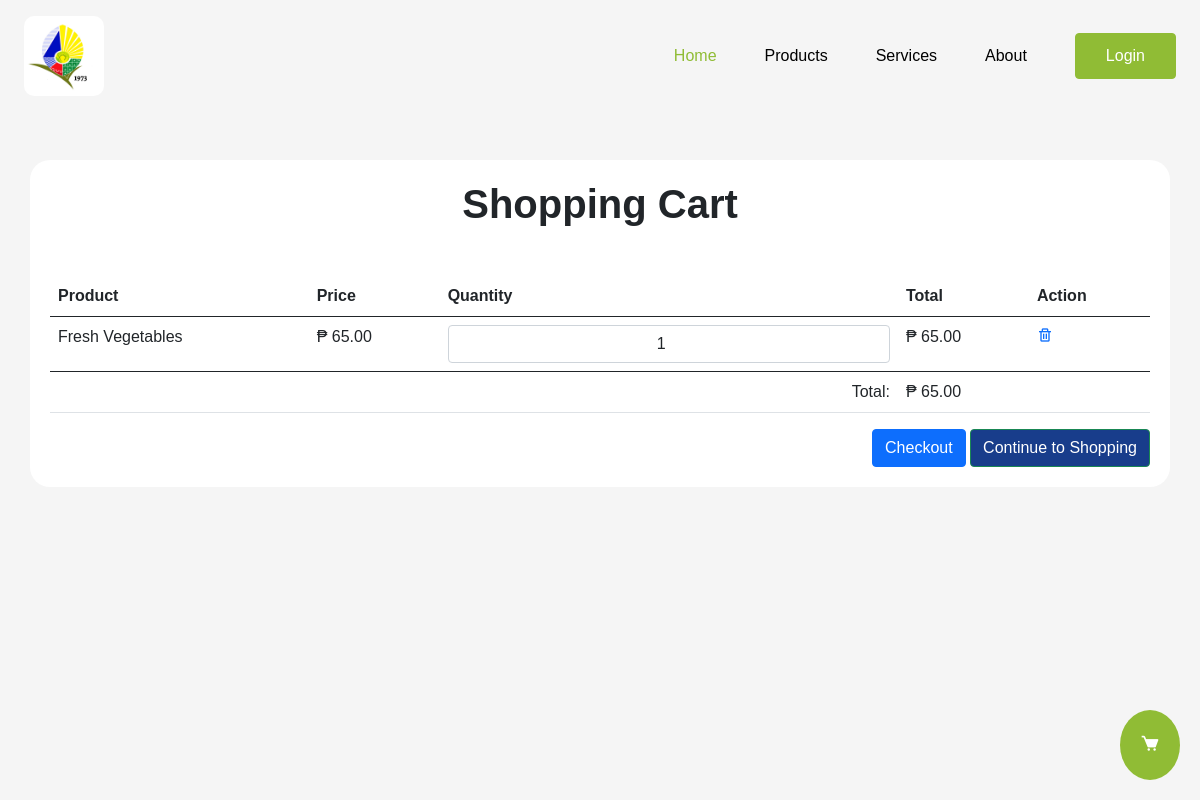
The page /cart.php?product_id=1 on the database its author committed.
### tables this page shows
CREATE TABLE `product_list` (
  `id` int(11) NOT NULL,
  `image` varchar(300) NOT NULL,
  `title` varchar(300) NOT NULL,
  `description` varchar(300) NOT NULL,
  `price` int(11) NOT NULL,
  `quantity` int(11) NOT NULL,
  `categories` varchar(255) NOT NULL,
  `harvest` date DEFAULT NULL,
  `timestamp` datetime NOT NULL DEFAULT current_timestamp() ON UPDATE current_timestamp(),
  `unit` text NOT NULL,
  `status` varchar(50) NOT NULL
);

### cart.php (the view, shortened to what this page needs)
<?php
    include 'components/header.php';
    function getLogin() {
        if(isset($_SESSION["loggedin"]) && $_SESSION["loggedin"] === true){
            echo '<li><a href="profile.php"><i class="bx bx-user"></i></a></li>';
            echo '<li><a href="logout.php" class="btn btn-primary">Logout</a></li>';
        } else {
            echo '<li><a href="login.php" class="btn btn-primary">Login</a></li>';
        }
    }
?>
<body>
    <div class="position-bottom-right">
        <a href="cart.php" class="btn btn-primary text-decoration-none border-0" id="cart-button">
            <i class='bx bxs-cart'></i>
        </a>
    </div>
    <div class="wrapper w-100">
        <nav class="d-flex justify-content-between align-items-center flex-wrap">
            <a href="index.php"><img src="img/logo.png" class="logo" /></a>
            <div class="menu">
                <ul class="d-flex align-items-center list-unstyled gap-5 m-0">
                    <li><a href="index.php" target="_self" class="active">Home</a></li>
                    <li><a href="index.php#sidebar" target="_self">Products</a></li>
                    <li><a href="services.php" target="_self">Services</a></li>
                    <li><a href="about.php" target="_self">About</a></li>
                    <?php
                        getLogin();
                    ?>
                </ul>
            </div>
        </nav>
    </div>
    <?php
        if (isset($_GET['product_id'])) {
            $productID = intval($_GET['product_id']);
            global $conn;
            $sql = "SELECT * FROM product_list WHERE id = ?";
            $stmt = $conn->prepare($sql);
            $stmt->bind_param("i", $productID);
            $stmt->execute();
            $result = $stmt->get_result();
            if ($result->num_rows > 0) {
                $product = $result->fetch_assoc();
                $quantityProd = $product['quantity'];
            }
        }
    ?>
    <div class="container mt-5">
        <h1 class="text-center fw-bolder mb-5">Shopping Cart</h1>
        <table class="table">
            <thead>
                <tr>
                    <th>Product</th>
                    <th>Price</th>
                    <th>Quantity</th>
                    <th>Total</th>
                    <th>Action</th>
                </tr>
            </thead>
            <tbody>
                <?php
                    $totalPrice = 0;
                    if (!empty($_SESSION['cart'])) {
                        foreach ($_SESSION['cart'] as $productID => $cartItem) {
                            $name = $cartItem['name'];
                            $price = $cartItem['price'];
                            $quantity = $cartItem['quantity'];
                            $total = $price * $quantity;
                            $totalPrice += $total;
                    ?>
                <tr>
                    <td><?= $name ?></td>
                    <td>₱ <?= number_format($price, 2) ?></td>
                    <td>
                        <div class="input-group">
                            <input type="number" class="form-control text-center quantity-input"
                                value="<?= $quantity ?>" data-product-id="<?= $productID ?>"
                                max="<?= $quantityProd ?>">
                        </div>
                    </td>
                    <td class="product-total">₱ <?= number_format($total, 2) ?></td>
                    <td><a href="cart_remove.php?product_id=<?= $productID ?>"><i class="bx bx-trash"></i></a></td>
                </tr>
                <?php
                }
            } else {
                echo '<tr><td colspan="5">Your cart is empty.</td></tr>';
            }
            ?>
            </tbody>
            <tfoot>
                <tr>
                    <td colspan="3" class="text-end">Total:</td>
                    <td>₱ <?= number_format($totalPrice, 2) ?></td>
                    <td></td>
                </tr>
            </tfoot>
        </table>
        <div class="text-end">
            <a href="checkout.php" class="btn btn-primary">Checkout</a>
            <a href="index.php" class="btn btn-success">Continue to Shopping</a>
        </div>
    </div>
</body>
</html>

### css/cart.css (style rules this page uses)
* { padding: 0; margin: 0; box-sizing: border-box; font-family: "Poppins", sans-serif; }
:root { --text: #000000; --background: #f5f5f5; --primary: #90BC35; --secondary: #FFF78C; --accent: #183D8B; --white: #FFFFFF; }
body { max-width: 1250px; width: 100%; margin: auto; background-color: var(--background); }
.position-bottom-right { position: fixed; bottom: 20px; right: 20px; z-index: 1000; }
.position-bottom-right a { background-color: var(--primary); padding: 20px; font-size: 20px; border-radius: 100%; }
nav { background-color: var(--background); padding: 1rem 1.5rem; }
nav .btn-primary { padding: 10px 30px; background-color: var(--primary); border: 1px solid var(--primary); color: var(--white); transition: all 0.3s ease-in-out; }
nav .logo { width: 5rem; border-radius: 10px; }
nav ul a { text-decoration: none; color: var(--text); }
nav ul .active { color: var(--primary); }
.container { background-color: var(--white); padding: 20px; border-radius: 20px; }
.container .btn-success { background-color: var(--accent); }

### rows shown on the page
product_list: title "Fresh Vegetables", price "65.00", id "1", total "65.00"

### other values the page prints
$totalPrice "65.00"
